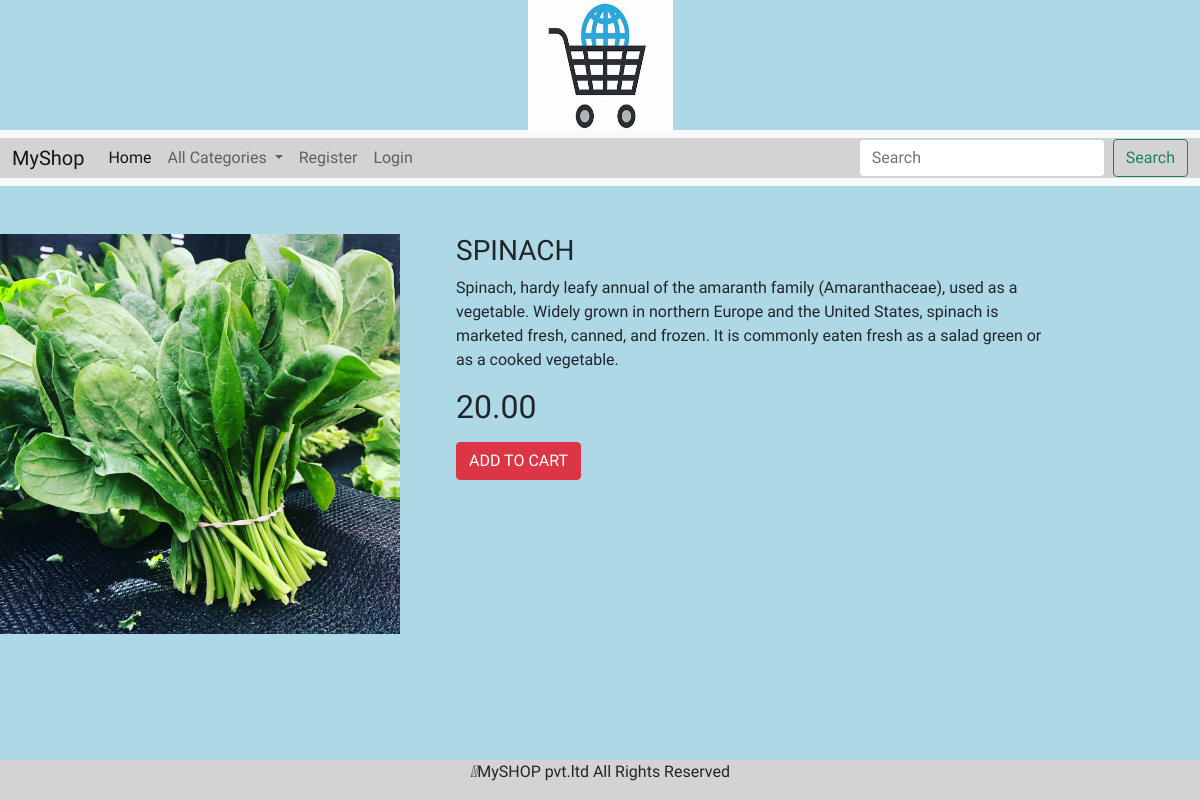
The app's page /details/SPINACH with its own data.
### shop/models.py (models this page shows, shortened)
class product(models.Model):
    name = models.CharField(max_length=20)
    description = models.TextField()
    image = models.ImageField(upload_to="product", null=True, blank=True)
    price=models.DecimalField(max_digits=10,decimal_places=2)
    category=models.ForeignKey(category,on_delete=models.CASCADE)
    stock=models.IntegerField()
    available=models.BooleanField(default=True)
    created=models.DateTimeField(auto_now_add=True)
    updated=models.DateTimeField(auto_now=True)

### shop/views.py (the view)
# urls.py: path('details/<c>',views.details,name="details"),
def details(request,c):
    p=product.objects.get(name=c)
    return render(request,'details.html',{'p':p})

### shop/context_processors.py (called while the page is built)
def menu_links(request):
    c=category.objects.all()
    return{'links':c}

### templates/details.html (shortened to what this page needs)
{%extends 'base.html' %}
{% block content %}
<div class="row">
    <div class="col-sm-4 me-5">
        <img src="{{p.image.url}}" height="400px" width="400px">
    </div>
    <div class="col-sm-6 me-5">
        <h3>{{p.name}}</h3>
        <p class="mt-2 lh-base">{{p.description}}</p>
        <h2 class="mt-2">{{p.price}}</h2>
        <a  href="{% url 'cart:addtocart' p.name%}" class=" btn btn-danger mt-2">ADD TO CART</a>
    </div></div>
{% endblock %}

### static/css/style.css (style rules this page uses)
body { background-color:lightblue; font-family: 'Coustard', serif; }

### records on screen
product: image (picture), name "SPINACH", description "Spinach, hardy leafy annual of the amaranth family (Amaranthaceae), used as a vegetable. Widely grown in northern Europe and the United States, spinach is marketed fresh, canned, and frozen. It is commonly eaten fresh as a salad green or as a cooked vegetable.", price "20.00"
